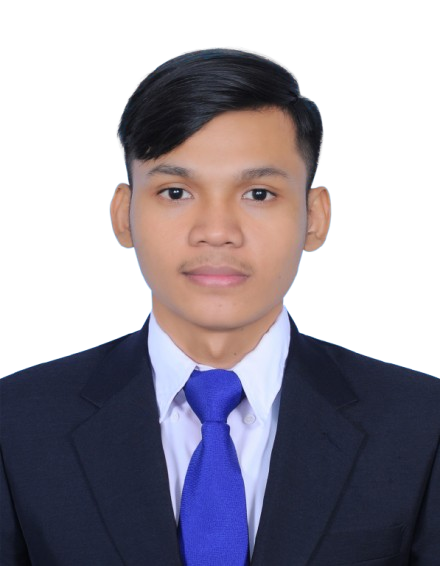
#> input picture PENG_SAMNANG/src/assets/profile.jpg, 440 x 566 px
$ python generate_share_preview.py
#> lines starting #> are read from the running program, lines starting #| are printed output that depends on the picture; after the words box and inside, x2 and y2 are one past the last pixel; in counts of white or black regions, pixels touching at a corner belong together
from pathlib import Path

from PIL import Image, ImageChops, ImageDraw, ImageFilter, ImageFont


ROOT = Path(__file__).resolve().parents[1]
PROFILE_PATH = ROOT / "src" / "assets" / "profile.jpg"
OUTPUT_PATH = ROOT / "public" / "share-preview.png"
SIZE = (1200, 630)


def load_font(size: int, bold: bool = False) -> ImageFont.FreeTypeFont | ImageFont.ImageFont:
    candidates = []
    if bold:
        candidates.extend(
            [
                "C:/Windows/Fonts/arialbd.ttf",
                "C:/Windows/Fonts/segoeuib.ttf",
                "C:/Windows/Fonts/calibrib.ttf",
            ]
        )
    else:
        candidates.extend(
            [
                "C:/Windows/Fonts/arial.ttf",
                "C:/Windows/Fonts/segoeui.ttf",
                "C:/Windows/Fonts/calibri.ttf",
            ]
        )

    for candidate in candidates:
        path = Path(candidate)
        if path.exists():
            return ImageFont.truetype(str(path), size)
    return ImageFont.load_default()


def vertical_gradient(size: tuple[int, int], top: tuple[int, int, int], bottom: tuple[int, int, int]) -> Image.Image:
#> called with size = (1200, 630), top = (8, 16, 33), bottom = (13, 28, 52)
    width, height = size
    image = Image.new("RGBA", size)
#> image: PIL image 1200x630 RGBA; every value is 0
    draw = ImageDraw.Draw(image)
    for y in range(height):
        t = y / max(height - 1, 1)
        color = tuple(int(top[i] * (1 - t) + bottom[i] * t) for i in range(3)) + (255,)
        draw.line((0, y, width, y), fill=color)
    return image


def add_glow(base: Image.Image, box: tuple[int, int, int, int], color: tuple[int, int, int, int], blur: int) -> None:
    layer = Image.new("RGBA", base.size, (0, 0, 0, 0))
    draw = ImageDraw.Draw(layer)
    draw.ellipse(box, fill=color)
    base.alpha_composite(layer.filter(ImageFilter.GaussianBlur(blur)))


def draw_badge(draw: ImageDraw.ImageDraw, xy: tuple[int, int], text: str, font: ImageFont.ImageFont) -> None:
    x, y = xy
    text_box = draw.textbbox((0, 0), text, font=font)
    width = text_box[2] - text_box[0]
    height = text_box[3] - text_box[1]
    padding_x = 20
    padding_y = 12
    draw.rounded_rectangle(
        (x, y, x + width + padding_x * 2, y + height + padding_y * 2),
        radius=24,
        fill=(15, 30, 54, 230),
        outline=(120, 212, 255, 90),
        width=1,
    )
    draw.text((x + padding_x, y + padding_y - 2), text, font=font, fill=(220, 247, 255, 255))


def fit_profile(image: Image.Image, target_size: tuple[int, int]) -> Image.Image:
    target_w, target_h = target_size
    source_w, source_h = image.size
    scale = max(target_w / source_w, target_h / source_h)
    resized = image.resize((int(source_w * scale), int(source_h * scale)), Image.Resampling.LANCZOS)
    left = max((resized.width - target_w) // 2, 0)
    top = max((resized.height - target_h) // 2, 0)
    return resized.crop((left, top, left + target_w, top + target_h))


def main() -> None:
    canvas = vertical_gradient(SIZE, (8, 16, 33), (13, 28, 52))
    add_glow(canvas, (-120, -80, 420, 360), (0, 234, 255, 100), 70)
    add_glow(canvas, (720, -60, 1240, 340), (108, 92, 231, 88), 85)
    add_glow(canvas, (820, 260, 1280, 700), (0, 194, 255, 52), 90)
#> call 3 of add_glow, with box = (820, 260, 1280, 700), color = (0, 194, 255, 52), blur = 90
#> in add_glow (call 3), `base.alpha_composite(layer.filter(ImageFilter.GaussianBlur(blur)))`:
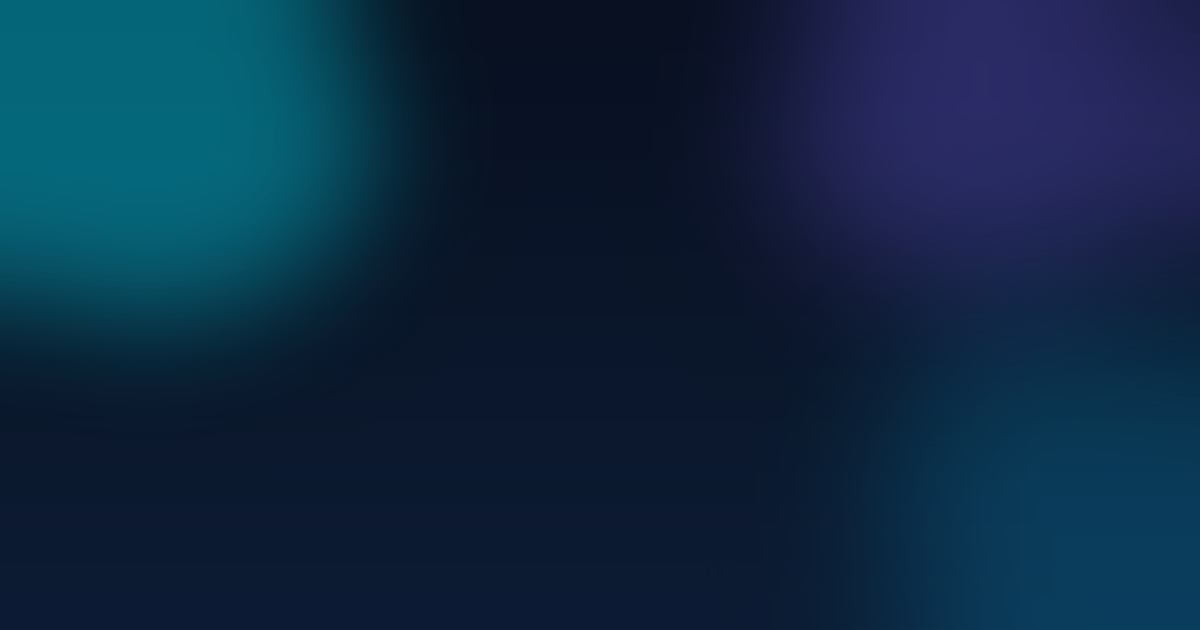
#> base: PIL image 1200x630 RGBA; mean R, G, B, A 13.5, 40.2, 66.4, 255
#> in add_glow (call 3), `base.alpha_composite(layer.filter(ImageFilter.GaussianBlur(blur)))`:
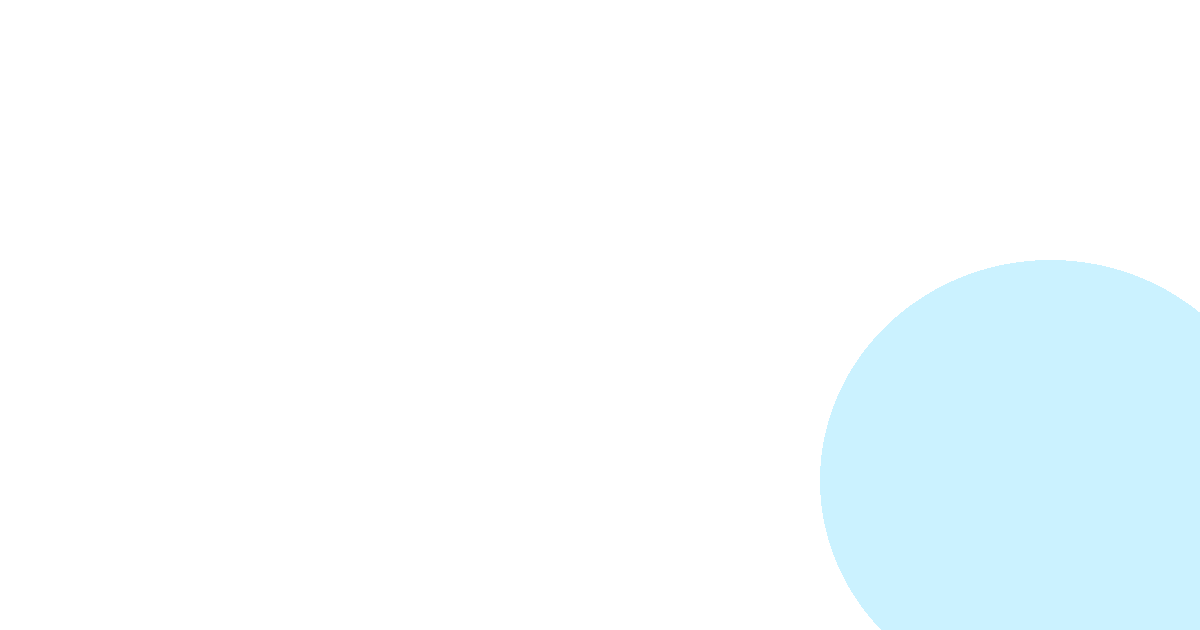
#> layer: PIL image 1200x630 RGBA; mean R, G, B, A 0, 31.9, 41.9, 8.6; transparent parts drawn white

    grid = Image.new("RGBA", SIZE, (0, 0, 0, 0))
    grid_draw = ImageDraw.Draw(grid)
    for x in range(0, SIZE[0], 48):
      grid_draw.line((x, 0, x, SIZE[1]), fill=(255, 255, 255, 10), width=1)
    for y in range(0, SIZE[1], 48):
      grid_draw.line((0, y, SIZE[0], y), fill=(255, 255, 255, 8), width=1)
    canvas.alpha_composite(grid)

    profile = Image.open(PROFILE_PATH).convert("RGBA")
#> profile is the input picture: PIL image 440x566 RGBA; mean R, G, B, A 51.9, 47.5, 58.2, 149.1
    profile = fit_profile(profile, (320, 430))
#> in fit_profile, `return resized.crop((left, top, left + target_w, top + target_h))`:
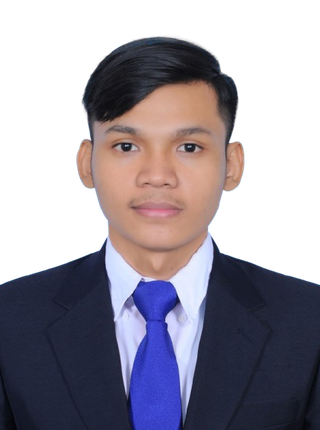
#> returned value: PIL image 320x430 RGBA; mean R, G, B, A 54, 49.3, 60.4, 151.9; transparent parts drawn white

    card = Image.new("RGBA", SIZE, (0, 0, 0, 0))
    card_draw = ImageDraw.Draw(card)
    card_draw.rounded_rectangle(
        (790, 100, 1100, 530),
        radius=42,
        fill=(10, 20, 36, 220),
        outline=(110, 233, 255, 85),
        width=2,
    )
    card_draw.rounded_rectangle(
        (774, 84, 1116, 546),
        radius=56,
        outline=(102, 232, 249, 55),
        width=2,
    )
    canvas.alpha_composite(card.filter(ImageFilter.GaussianBlur(0)))
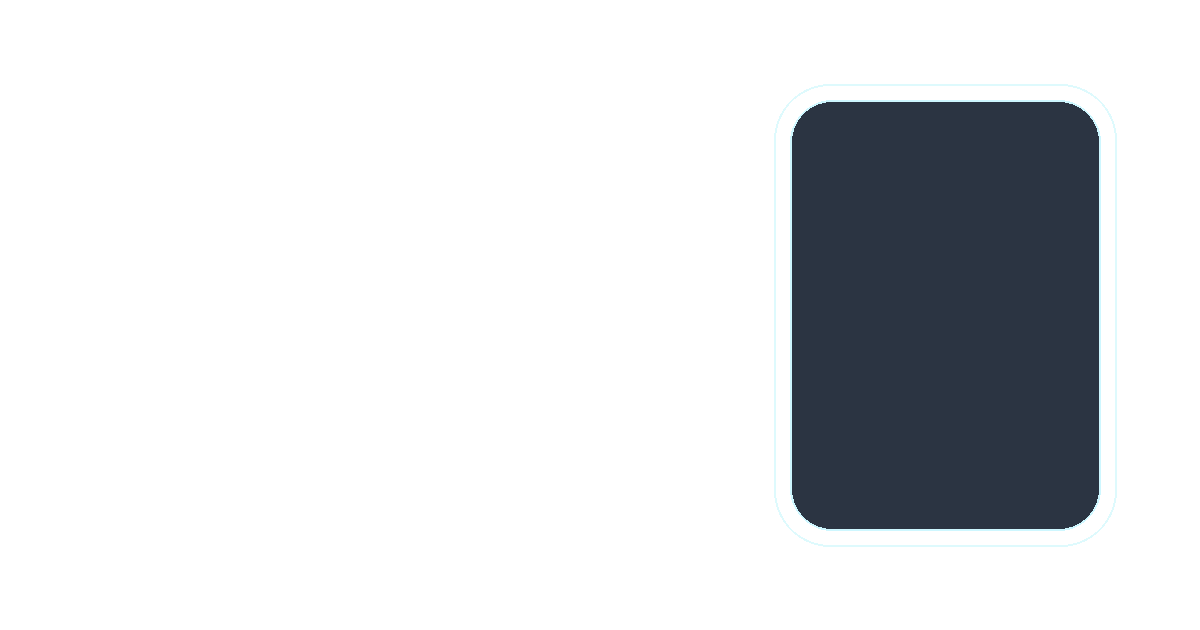
#> card: PIL image 1200x630 RGBA; mean R, G, B, A 2.5, 5.2, 8.1, 38.3; transparent parts drawn white

    profile_mask = Image.new("L", (320, 430), 0)
#> profile_mask: PIL image 320x430 L; every value is 0
    ImageDraw.Draw(profile_mask).rounded_rectangle((0, 0, 320, 430), radius=36, fill=255)
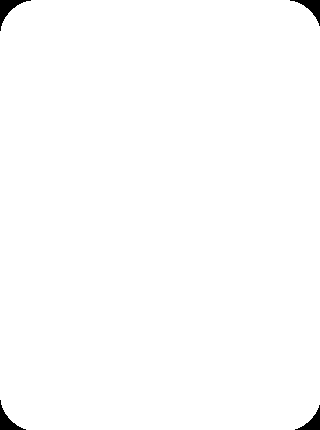
#> profile_mask: PIL image 320x430 L; 99.3% white; 4 black regions, box (x1, y1, x2, y2) and area: (0, 0, 31, 31) 287, (290, 0, 320, 26) 256, (0, 400, 26, 430) 256, (295, 405, 320, 430) 226
    rounded_profile = Image.new("RGBA", (320, 430), (0, 0, 0, 0))
#> rounded_profile: PIL image 320x430 RGBA; every value is 0
    rounded_profile.paste(profile, (0, 0), profile_mask)
    canvas.alpha_composite(rounded_profile, (785, 100))

    line_layer = Image.new("RGBA", SIZE, (0, 0, 0, 0))
    line_draw = ImageDraw.Draw(line_layer)
    line_draw.arc((720, 30, 1170, 480), start=210, end=330, fill=(103, 232, 249, 115), width=4)
    line_draw.arc((700, 230, 1160, 690), start=20, end=130, fill=(129, 140, 248, 90), width=3)
    canvas.alpha_composite(line_layer)
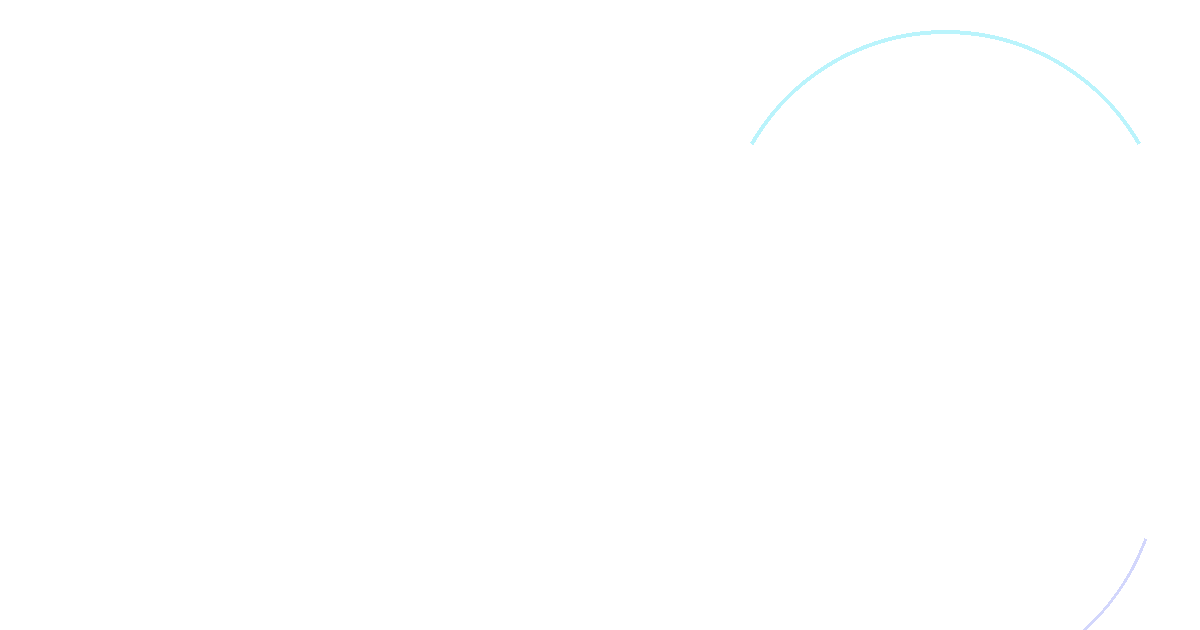
#> line_layer: PIL image 1200x630 RGBA; mean R, G, B, A 0.3, 0.6, 0.7, 0.3; transparent parts drawn white

    draw = ImageDraw.Draw(canvas)
    title_font = load_font(64, bold=True)
    role_font = load_font(32, bold=True)
    body_font = load_font(24)
    small_font = load_font(20, bold=True)

    draw.text((72, 88), "PENG SAMNANG", font=title_font, fill=(242, 250, 255, 255))
    draw.text((74, 168), "Full-Stack Web Developer", font=role_font, fill=(104, 232, 249, 255))
    draw.text(
        (74, 228),
        "Building modern web applications with React, Django,\nPostgreSQL, REST APIs, and scalable business workflows.",
        font=body_font,
        fill=(203, 219, 242, 255),
        spacing=12,
    )

    draw_badge(draw, (74, 336), "React", small_font)
    draw_badge(draw, (205, 336), "Django", small_font)
    draw_badge(draw, (355, 336), "PostgreSQL", small_font)

    draw.text((74, 428), "pengsamnang.site", font=load_font(26, bold=True), fill=(255, 255, 255, 255))
    draw.text((74, 470), "Portfolio • Projects • Full-Stack Solutions", font=body_font, fill=(150, 170, 202, 255))

    accent = Image.new("RGBA", SIZE, (0, 0, 0, 0))
    accent_draw = ImageDraw.Draw(accent)
    accent_draw.rounded_rectangle((72, 548, 466, 558), radius=10, fill=(103, 232, 249, 255))
    accent_draw.rounded_rectangle((480, 548, 650, 558), radius=10, fill=(99, 102, 241, 220))
    canvas.alpha_composite(accent)
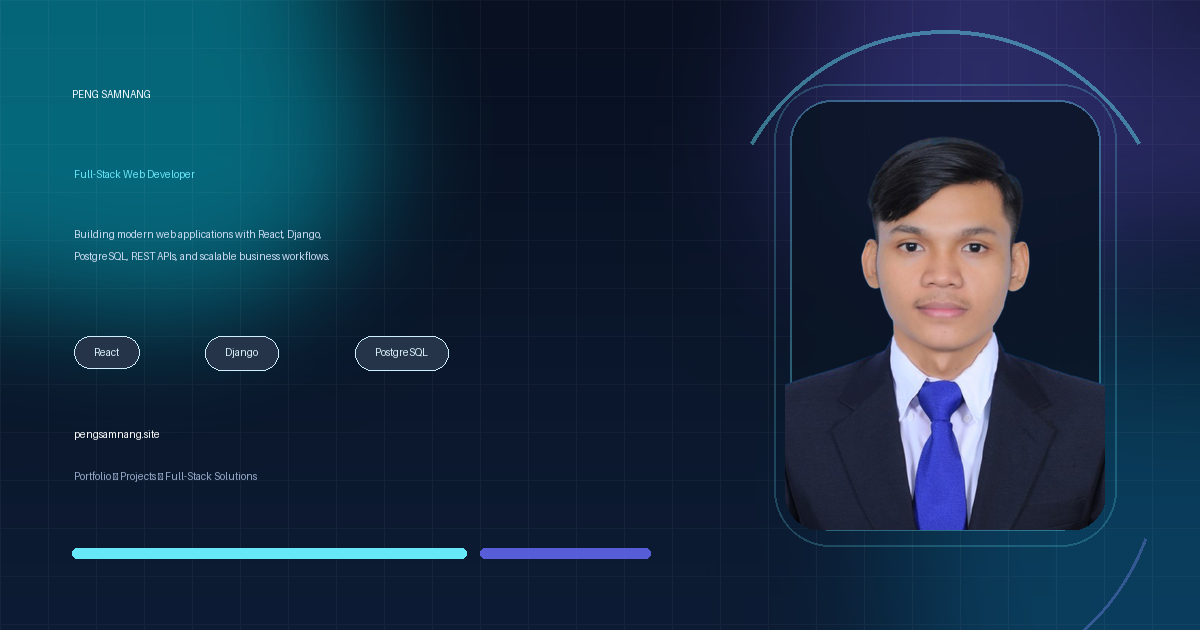
#> canvas: PIL image 1200x630 RGBA; mean R, G, B, A 22.5, 46.4, 69.9, 254.7; transparent parts drawn white

    OUTPUT_PATH.parent.mkdir(parents=True, exist_ok=True)
    canvas.convert("RGB").save(OUTPUT_PATH, quality=95)
    print(f"Saved {OUTPUT_PATH}")


if __name__ == "__main__":
    main()
